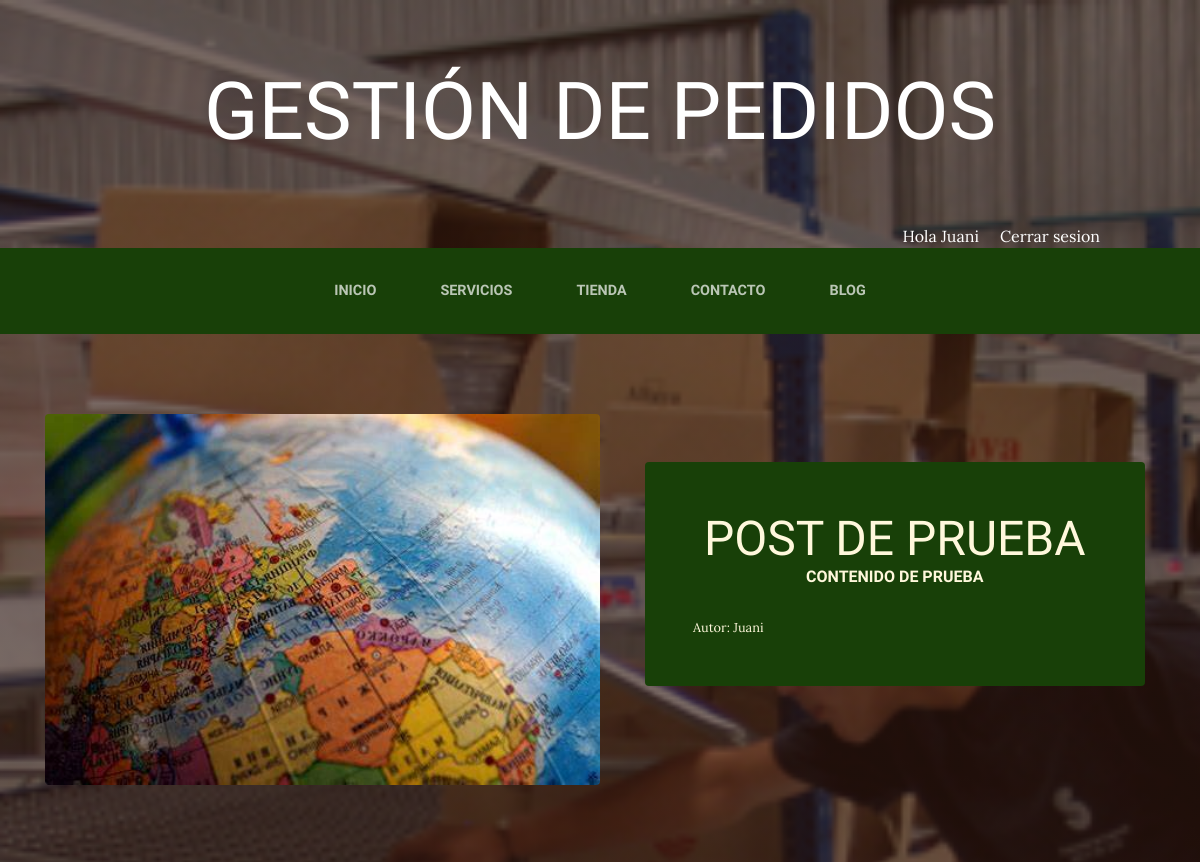
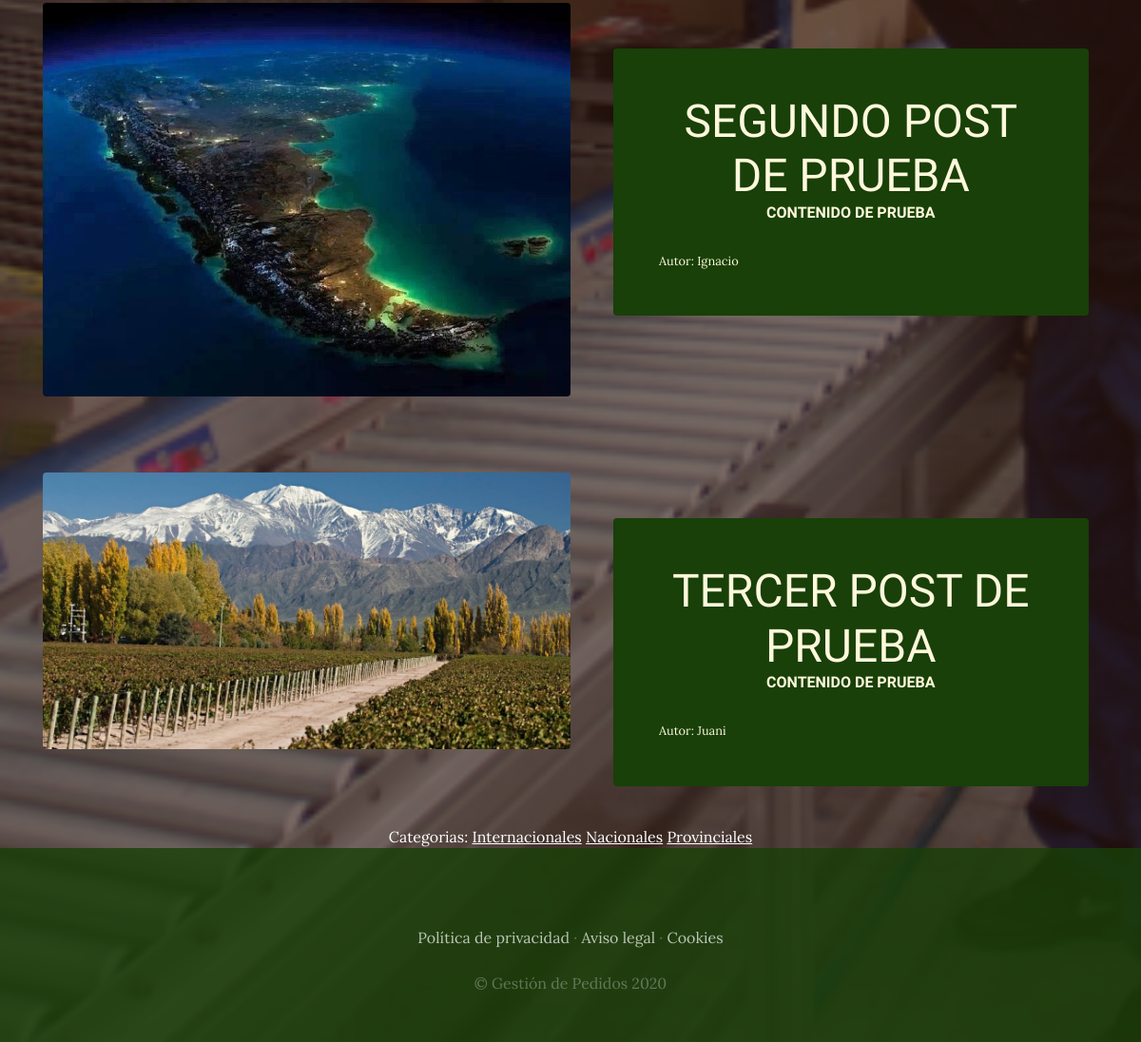
/blog (signed in), run on the app's committed database (2 pictures, top to bottom).
### blog/models.py (models this page shows, shortened)
class Post(models.Model):
    titulo=models.CharField(max_length=50)
    contenido=models.CharField(max_length=50)
    imagen=models.ImageField(upload_to='blog',null=True,blank=True)#dondelo sube, null y blank es para que la imagen sea opcional
    autor=models.ForeignKey(User,on_delete=models.CASCADE)#Para que cuando se elimine el usuario se eliminen en cascada todos los post que el mismo hizo
    categorias=models.ManyToManyField(Categoria)#Especificamos la relacion varios a varios que tiene post con categoria
    created=models.DateTimeField(auto_now_add=True)
    updated=models.DateTimeField(auto_now_add=True)
    class Meta:
        verbose_name='post'
        verbose_name_plural='posts'

class Categoria(models.Model):
    nombre=models.CharField(max_length=50)
    created=models.DateTimeField(auto_now_add=True)
    updated=models.DateTimeField(auto_now_add=True)
    class Meta:
        verbose_name='categoria'
        verbose_name_plural='categorias'

### blog/views.py (the view)
# urls.py: path('blog', include('blog.urls')),
def blog(request):
    posts=Post.objects.all()
    return render(request,'blog/blog.html',{"posts" : posts})

### carro/context_processor.py (called while the page is built)
def importe_total_carro(request):
    total=0
    """for key, value in request.session["carro"].items():
        total=total+float(value["precio"])"""
    return {"importe_total_carro":total}

### blog/templates/blog/blog.html
{% extends "ProyectoWebApp/base.html" %}
{% load static %}
{% block content %}
    {% for post in posts %}
    <section class="page-section clearfix">
        <div class="container">
          <div class="intro">
            <img class="intro-img img-fluid mb-3 mb-lg-0 rounded" src="{{post.imagen.url}}" alt="" style="width:50%; ">
            <div class="intro-text left-0 text-center bg-faded p-5 rounded">
              <h2 class="section-heading mb-4" >
                <span class="section-heading-lower">{{post.titulo}}</span>
                <span class="section-heading-upper">{{post.contenido}}</span>
              </h2>
              <div style="text-align: left; font-size: 0.8em;">Autor: {{post.autor}}</div>
            </div>
          </div>
        </div>
      </section>
    {% endfor %}
    <section>
      <div style="width:75%;margin: auto; text-align: center; color: white;">
        Categorias:
        {% for post in posts %}
          {% for categoria in post.categorias.all %}
             <a href="{% url 'categoria' categoria.id %}" class="linksCategorias">{{categoria.nombre}}</a>
          {% endfor %}
        {% endfor %}
      </div>
    </section>
{% endblock %}

### ProyectoWebApp/templates/ProyectoWebApp/base.html (shortened to what this page needs)
<html>
<head>
    {% load static %}
    <link href="{% static 'ProyectoWebApp/vendor/bootstrap/css/bootstrap.min.css' %}" rel="stylesheet">
    <link href="{% static 'ProyectoWebApp/css/gestion.css' %}" rel="stylesheet">
</head>
<body>
    <h1 class="site-heading text-center text-white d-none d-lg-block">
        <span class="site-heading-lower">Gestión de Pedidos</span>
      </h1>
      <div style=" text-align: right; margin-right: 100px; color: white;" >
      {% if user.is_authenticated %}
        Hola {{user.username}} &nbsp; &nbsp; <a href="{% url 'cerrar_sesion'%}" style="color:white ;">Cerrar sesion</a>
      {% else %}
        <a href="#" style="color:beige">Login</a> &nbsp; &nbsp; <a href="{% url 'Autenticacion' %}" style="color:beige ;">Registrate</a>
      {% endif %}
      </div>
 <nav class="navbar navbar-expand-lg navbar-dark py-lg-4" id="mainNav">
    <div class="container">
      <div class="collapse navbar-collapse" id="navbarResponsive">
        <ul class="navbar-nav mx-auto">
          <li class="nav-item {% if request.path == '/' %} active {% endif %} px-lg-4">
            <a class="nav-link text-uppercase text-expanded" href="{% url 'Home' %}">Inicio</a>
          </li>
          <li class="nav-item {% if request.path == '/servicios/' %} active {% endif %} px-lg-4">
            <a class="nav-link text-uppercase text-expanded" href="{% url 'Servicios' %}">Servicios</a>
          </li>
          <li class="nav-item {% if request.path == '/tienda/' %} active {% endif %} px-lg-4">
            <a class="nav-link text-uppercase text-expanded" href="{% url 'Tienda' %}">Tienda</a>
          </li>
          <li class="nav-item {% if request.path == '/contacto/' %} active {% endif %} px-lg-4">
            <a class="nav-link text-uppercase text-expanded" href="{% url 'Contacto' %}">Contacto</a>
          </li>
          <li class="nav-item {% if request.path|slice:'6' == '/blog/' %} active {% endif %} px-lg-4">
            <a class="nav-link text-uppercase text-expanded" href="{% url 'Blog' %}">Blog</a>
          </li>
        </ul>
      </div>
    </div>
  </nav>
    {% block content %}
    {% endblock %}
    <footer class="footer text-faded text-center py-5">
      <div class="container">
        <p class="m-0 mbt">
        	<a href="sample.html" class="link">Política de privacidad</a> ·
        	<a href="sample.html" class="link">Aviso legal</a> ·
        	<a href="sample.html" class="link">Cookies</a>
		</p>
        <p class="m-0 mbt1">&copy; Gestión de Pedidos 2020</p>
      </div>
	</footer>
</body>
</html>

### ProyectoWebApp/static/ProyectoWebApp/css/gestion.css (style rules this page uses)
body { font-family: 'Lora'; background: linear-gradient(rgba(47, 23, 15, 0.65), rgba(47, 23, 15, 0.65)), url("../img/bg_main.jpg"); background-attachment: fixed; background-position: center; background-size: cover; }
h1, h2, h3, h4, h5, h6 { font-family: 'Raleway'; }
p { line-height: 1.75; }
.text-faded { color: rgba(255, 255, 255, 0.3); }
.site-heading { margin-top: 5rem; margin-bottom: 5rem; text-transform: uppercase; line-height: 1; font-family: 'Raleway'; }
.site-heading .site-heading-lower { font-size: 5rem; font-weight: 100; line-height: 4rem; }
.page-section { margin-top: 5rem; margin-bottom: 5rem; }
.section-heading { text-transform: uppercase; }
.section-heading .section-heading-upper { display: block; font-size: 1rem; font-weight: 800; padding-bottom:.5rem; }
.section-heading .section-heading-lower { display: block; font-size: 3rem; font-weight: 100; }
.bg-faded { background-color: rgba(255, 255, 255, 0.85); }
#mainNav { background-color: rgba(24, 64, 8); font-family: 'Raleway'; }
#mainNav .navbar-nav .nav-item .nav-link { color: rgba(255, 255, 255, 0.7); font-weight: 800; }
@media (min-width: 992px) { #mainNav .navbar-nav .nav-item .nav-link { font-size: 0.9rem; } }
.intro { position: relative; }
@media (min-width: 992px) { .intro .intro-img { width: 75%; float: left; } }
@media (min-width: 992px) { .intro .intro-text { left: 600; width: 60%; margin-top: 3rem; background-color: rgba(24, 64, 8); color: cornsilk; position: absolute; } }
@media (min-width: 1200px) { .intro .intro-text { width: 45%; } }
.footer { background-color: rgba(24, 64, 8, 0.8); }
.mbt { padding-top: 2rem; }
.mbt1 { padding-top: 1.25rem; }
a.link { color: rgba(255, 255, 255, 0.7); }
.linksCategorias { color: white !important; text-decoration: underline; }

### data on the page
Post: imagen (picture), titulo "POST DE PRUEBA", contenido "CONTENIDO DE PRUEBA", autor "Juani"
Post: imagen (picture), titulo "SEGUNDO POST DE PRUEBA", contenido "CONTENIDO DE PRUEBA", autor "Ignacio"
Post: imagen (picture), titulo "TERCER POST DE PRUEBA", contenido "CONTENIDO DE PRUEBA", autor "Juani"
Categoria: nombre "Internacionales"
Categoria: nombre "Nacionales"
Categoria: nombre "Provinciales"

### other printed values
{{ user.username }} "Juani"
